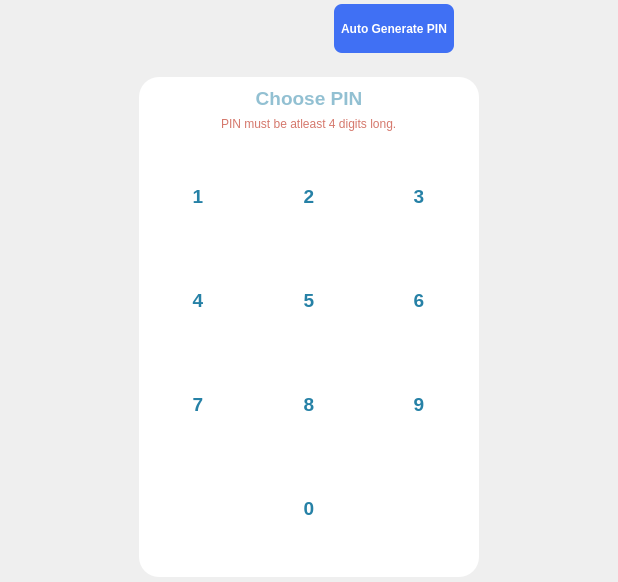
<?xml version="1.0" encoding="UTF-8"?>
<ui version="4.0">
 <class>Form</class>
 <widget class="QWidget" name="Form">
  <property name="geometry">
   <rect>
    <x>0</x>
    <y>0</y>
    <width>618</width>
    <height>582</height>
   </rect>
  </property>
  <property name="sizePolicy">
   <sizepolicy hsizetype="Expanding" vsizetype="Expanding">
    <horstretch>0</horstretch>
    <verstretch>0</verstretch>
   </sizepolicy>
  </property>
  <property name="windowTitle">
   <string>Form</string>
  </property>
  <property name="styleSheet">
   <string notr="true">#frame {
	background-color: white;
	border-radius: 20px;
}

#generate_pin_btn {
	height: 35px;
	padding: 7px;
	background-color: #4070f4;
	border: none;
	border-radius: 8%;
	color: #fff;
	font-weight: bold;
}

#generate_pin_btn:hover {
	background-color: #0e4bf1;
}

#pin_field {
	color: #2681a6;
	font-size: 14pt;
	font-weight: 600;
	border: none;
}

#warning_label {
	color: #d5786c;
}

#gridFrame .QPushButton {
	width: 70px;
	height: 70px;
	border: none;
	border-radius: 30px;
	color: #2681a6;
	font-size: 14pt;
	font-weight: 600;
}

#gridFrame .QPushButton:hover {
	color: white;
	background-color: #a3c7d6;
}

#gridFrame #clear_btn, #gridFrame #submit_btn {
	background-color: none;
	border: none;
}
</string>
  </property>
  <layout class="QVBoxLayout" name="verticalLayout">
   <property name="spacing">
    <number>20</number>
   </property>
   <property name="leftMargin">
    <number>0</number>
   </property>
   <property name="topMargin">
    <number>0</number>
   </property>
   <property name="rightMargin">
    <number>0</number>
   </property>
   <property name="bottomMargin">
    <number>0</number>
   </property>
   <item>
    <layout class="QHBoxLayout" name="horizontalLayout">
     <property name="leftMargin">
      <number>30</number>
     </property>
     <item alignment="Qt::AlignHCenter">
      <widget class="QLabel" name="chip_card">
       <property name="sizePolicy">
        <sizepolicy hsizetype="Minimum" vsizetype="Minimum">
         <horstretch>0</horstretch>
         <verstretch>0</verstretch>
        </sizepolicy>
       </property>
       <property name="maximumSize">
        <size>
         <width>280</width>
         <height>180</height>
        </size>
       </property>
       <property name="text">
        <string/>
       </property>
       <property name="pixmap">
        <pixmap>../../resources/images/chip_card_black.png</pixmap>
       </property>
       <property name="scaledContents">
        <bool>true</bool>
       </property>
      </widget>
     </item>
     <item alignment="Qt::AlignLeft">
      <widget class="ShadowButton" name="generate_pin_btn">
       <property name="sizePolicy">
        <sizepolicy hsizetype="Maximum" vsizetype="Fixed">
         <horstretch>0</horstretch>
         <verstretch>0</verstretch>
        </sizepolicy>
       </property>
       <property name="text">
        <string>Auto Generate PIN</string>
       </property>
      </widget>
     </item>
    </layout>
   </item>
   <item alignment="Qt::AlignHCenter">
    <widget class="ShadowFrame" name="frame">
     <property name="minimumSize">
      <size>
       <width>340</width>
       <height>0</height>
      </size>
     </property>
     <property name="maximumSize">
      <size>
       <width>340</width>
       <height>500</height>
      </size>
     </property>
     <property name="frameShape">
      <enum>QFrame::StyledPanel</enum>
     </property>
     <property name="frameShadow">
      <enum>QFrame::Raised</enum>
     </property>
     <layout class="QVBoxLayout" name="verticalLayout_2">
      <item>
       <widget class="QLineEdit" name="pin_field">
        <property name="font">
         <font>
          <pointsize>14</pointsize>
          <weight>75</weight>
          <bold>true</bold>
         </font>
        </property>
        <property name="maxLength">
         <number>8</number>
        </property>
        <property name="alignment">
         <set>Qt::AlignCenter</set>
        </property>
        <property name="readOnly">
         <bool>true</bool>
        </property>
        <property name="placeholderText">
         <string>Choose PIN</string>
        </property>
       </widget>
      </item>
      <item alignment="Qt::AlignHCenter">
       <widget class="QLabel" name="warning_label">
        <property name="sizePolicy">
         <sizepolicy hsizetype="Preferred" vsizetype="Maximum">
          <horstretch>0</horstretch>
          <verstretch>0</verstretch>
         </sizepolicy>
        </property>
        <property name="text">
         <string>PIN must be atleast 4 digits long.</string>
        </property>
       </widget>
      </item>
      <item>
       <widget class="QFrame" name="gridFrame">
        <property name="styleSheet">
         <string notr="true"/>
        </property>
        <layout class="QGridLayout" name="gridLayout" rowstretch="0,0,0,0,0">
         <property name="leftMargin">
          <number>0</number>
         </property>
         <property name="topMargin">
          <number>0</number>
         </property>
         <property name="rightMargin">
          <number>0</number>
         </property>
         <property name="bottomMargin">
          <number>0</number>
         </property>
         <property name="spacing">
          <number>10</number>
         </property>
         <item row="2" column="1" alignment="Qt::AlignHCenter">
          <widget class="QPushButton" name="btn5">
           <property name="cursor">
            <cursorShape>PointingHandCursor</cursorShape>
           </property>
           <property name="text">
            <string>5</string>
           </property>
          </widget>
         </item>
         <item row="1" column="1" alignment="Qt::AlignHCenter">
          <widget class="QPushButton" name="btn2">
           <property name="cursor">
            <cursorShape>PointingHandCursor</cursorShape>
           </property>
           <property name="text">
            <string>2</string>
           </property>
          </widget>
         </item>
         <item row="2" column="0" alignment="Qt::AlignHCenter">
          <widget class="QPushButton" name="btn4">
           <property name="cursor">
            <cursorShape>PointingHandCursor</cursorShape>
           </property>
           <property name="text">
            <string>4</string>
           </property>
          </widget>
         </item>
         <item row="2" column="2" alignment="Qt::AlignHCenter">
          <widget class="QPushButton" name="btn6">
           <property name="cursor">
            <cursorShape>PointingHandCursor</cursorShape>
           </property>
           <property name="text">
            <string>6</string>
           </property>
          </widget>
         </item>
         <item row="3" column="2" alignment="Qt::AlignHCenter">
          <widget class="QPushButton" name="btn9">
           <property name="cursor">
            <cursorShape>PointingHandCursor</cursorShape>
           </property>
           <property name="text">
            <string>9</string>
           </property>
          </widget>
         </item>
         <item row="3" column="1" alignment="Qt::AlignHCenter">
          <widget class="QPushButton" name="btn8">
           <property name="cursor">
            <cursorShape>PointingHandCursor</cursorShape>
           </property>
           <property name="text">
            <string>8</string>
           </property>
          </widget>
         </item>
         <item row="1" column="0" alignment="Qt::AlignHCenter">
          <widget class="QPushButton" name="btn1">
           <property name="cursor">
            <cursorShape>PointingHandCursor</cursorShape>
           </property>
           <property name="text">
            <string>1</string>
           </property>
          </widget>
         </item>
         <item row="1" column="2" alignment="Qt::AlignHCenter">
          <widget class="QPushButton" name="btn3">
           <property name="cursor">
            <cursorShape>PointingHandCursor</cursorShape>
           </property>
           <property name="text">
            <string>3</string>
           </property>
          </widget>
         </item>
         <item row="3" column="0" alignment="Qt::AlignHCenter">
          <widget class="QPushButton" name="btn7">
           <property name="cursor">
            <cursorShape>PointingHandCursor</cursorShape>
           </property>
           <property name="text">
            <string>7</string>
           </property>
          </widget>
         </item>
         <item row="4" column="1" alignment="Qt::AlignHCenter">
          <widget class="QPushButton" name="btn0">
           <property name="cursor">
            <cursorShape>PointingHandCursor</cursorShape>
           </property>
           <property name="text">
            <string>0</string>
           </property>
          </widget>
         </item>
         <item row="4" column="0">
          <widget class="QPushButton" name="clear_btn">
           <property name="cursor">
            <cursorShape>PointingHandCursor</cursorShape>
           </property>
           <property name="text">
            <string/>
           </property>
           <property name="icon">
            <iconset>
             <normaloff>../../resources/icons/delete.svg</normaloff>../../resources/icons/delete.svg</iconset>
           </property>
           <property name="iconSize">
            <size>
             <width>40</width>
             <height>40</height>
            </size>
           </property>
          </widget>
         </item>
         <item row="4" column="2">
          <widget class="QPushButton" name="submit_btn">
           <property name="cursor">
            <cursorShape>PointingHandCursor</cursorShape>
           </property>
           <property name="icon">
            <iconset>
             <normaloff>../../resources/icons/tick-circle.svg</normaloff>../../resources/icons/tick-circle.svg</iconset>
           </property>
           <property name="iconSize">
            <size>
             <width>35</width>
             <height>35</height>
            </size>
           </property>
          </widget>
         </item>
        </layout>
       </widget>
      </item>
     </layout>
    </widget>
   </item>
  </layout>
 </widget>
 <customwidgets>
  <customwidget>
   <class>ShadowFrame</class>
   <extends>QFrame</extends>
   <header location="global">widgets/shadow.h</header>
   <container>1</container>
  </customwidget>
  <customwidget>
   <class>ShadowButton</class>
   <extends>QPushButton</extends>
   <header location="global">widgets/shadow.h</header>
  </customwidget>
 </customwidgets>
 <resources/>
 <connections/>
</ui>
